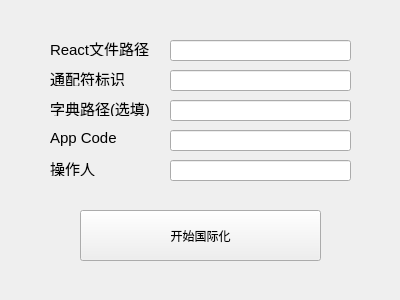
<?xml version="1.0" encoding="UTF-8"?>
<ui version="4.0">
 <class>Form</class>
 <widget class="QWidget" name="Form">
  <property name="geometry">
   <rect>
    <x>0</x>
    <y>0</y>
    <width>400</width>
    <height>300</height>
   </rect>
  </property>
  <property name="windowTitle">
   <string>Form</string>
  </property>
  <widget class="QLabel" name="react_label">
   <property name="geometry">
    <rect>
     <x>50</x>
     <y>40</y>
     <width>121</width>
     <height>16</height>
    </rect>
   </property>
   <property name="font">
    <font>
     <pointsize>11</pointsize>
    </font>
   </property>
   <property name="text">
    <string>React文件路径</string>
   </property>
  </widget>
  <widget class="QLabel" name="dic_label">
   <property name="geometry">
    <rect>
     <x>50</x>
     <y>100</y>
     <width>111</width>
     <height>16</height>
    </rect>
   </property>
   <property name="font">
    <font>
     <pointsize>11</pointsize>
    </font>
   </property>
   <property name="text">
    <string>字典路径(选填)</string>
   </property>
  </widget>
  <widget class="QPushButton" name="startButton">
   <property name="geometry">
    <rect>
     <x>80</x>
     <y>210</y>
     <width>241</width>
     <height>51</height>
    </rect>
   </property>
   <property name="text">
    <string>开始国际化</string>
   </property>
  </widget>
  <widget class="QLineEdit" name="react_lineEdit">
   <property name="geometry">
    <rect>
     <x>170</x>
     <y>40</y>
     <width>181</width>
     <height>21</height>
    </rect>
   </property>
  </widget>
  <widget class="QLineEdit" name="dic_lineEdit">
   <property name="geometry">
    <rect>
     <x>170</x>
     <y>100</y>
     <width>181</width>
     <height>21</height>
    </rect>
   </property>
  </widget>
  <widget class="QLabel" name="tag_label">
   <property name="geometry">
    <rect>
     <x>50</x>
     <y>70</y>
     <width>81</width>
     <height>16</height>
    </rect>
   </property>
   <property name="font">
    <font>
     <pointsize>11</pointsize>
    </font>
   </property>
   <property name="text">
    <string>通配符标识</string>
   </property>
  </widget>
  <widget class="QLineEdit" name="tag_lineEdit">
   <property name="geometry">
    <rect>
     <x>170</x>
     <y>70</y>
     <width>181</width>
     <height>21</height>
    </rect>
   </property>
  </widget>
  <widget class="QLabel" name="ac_label">
   <property name="geometry">
    <rect>
     <x>50</x>
     <y>130</y>
     <width>71</width>
     <height>16</height>
    </rect>
   </property>
   <property name="font">
    <font>
     <pointsize>11</pointsize>
    </font>
   </property>
   <property name="text">
    <string>App Code</string>
   </property>
  </widget>
  <widget class="QLabel" name="creator_label">
   <property name="geometry">
    <rect>
     <x>50</x>
     <y>160</y>
     <width>71</width>
     <height>16</height>
    </rect>
   </property>
   <property name="font">
    <font>
     <pointsize>11</pointsize>
    </font>
   </property>
   <property name="text">
    <string>操作人</string>
   </property>
  </widget>
  <widget class="QLineEdit" name="creator_lineEdit">
   <property name="geometry">
    <rect>
     <x>170</x>
     <y>160</y>
     <width>181</width>
     <height>21</height>
    </rect>
   </property>
  </widget>
  <widget class="QLineEdit" name="ac_lineEdit">
   <property name="geometry">
    <rect>
     <x>170</x>
     <y>130</y>
     <width>181</width>
     <height>21</height>
    </rect>
   </property>
  </widget>
 </widget>
 <resources/>
 <connections/>
</ui>
